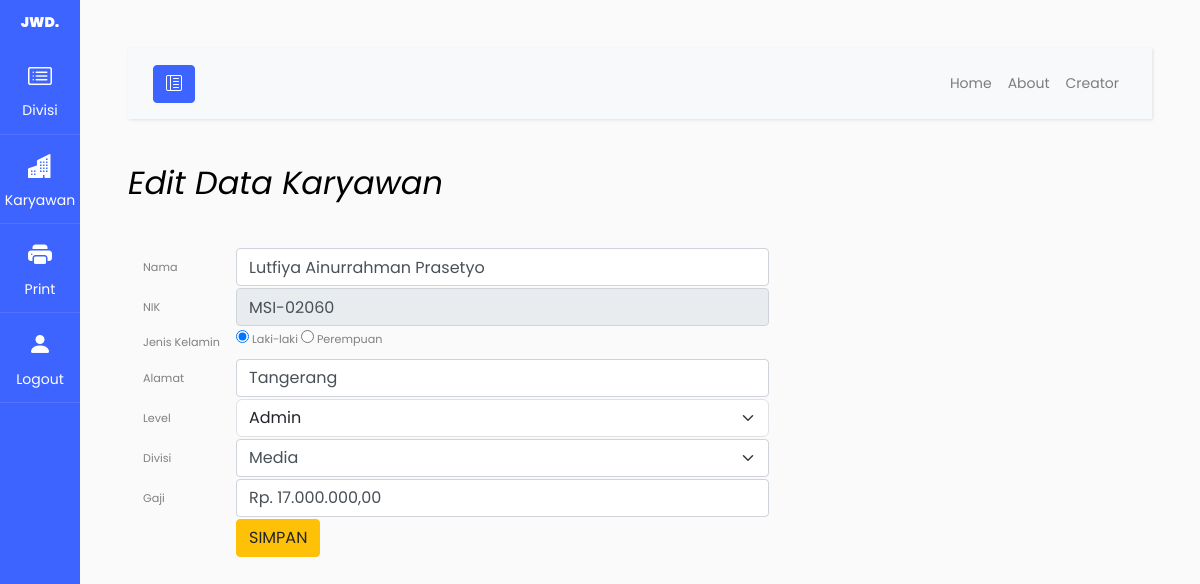
The app's page /tampilan/edit_kar.php?nik=MSI-02060 (signed in) with its own data.
### tables this page shows
CREATE TABLE `karyawan` (
  `nama` varchar(64) DEFAULT NULL,
  `nik` char(9) NOT NULL,
  `jenis_kelamin` varchar(24) DEFAULT NULL,
  `alamat` varchar(64) DEFAULT NULL,
  `level` varchar(32) DEFAULT NULL,
  `divisi` varchar(32) DEFAULT NULL,
  `gaji` varchar(100) DEFAULT NULL
);

### tampilan/edit_kar.php (the view, shortened to what this page needs)
<!DOCTYPE html>
<html lang="en">
<head>
    <link href="https://cdn.jsdelivr.net/npm/bootstrap@5.3.0/dist/css/bootstrap.min.css" rel="stylesheet">
    <link href="https://cdn.jsdelivr.net/npm/bootstrap-icons@1.10.3/font/bootstrap-icons.css" rel="stylesheet">
	<link rel="stylesheet" href="../css/style.css">
</head>
<body>
<div class="wrapper d-flex align-items-stretch">
    <?php
    include '../asset/sidebar.php';
    ?>
    <div id="content" class="p-4 p-md-5">
    <?php
    include '../asset/navbar.php';
    ?>
    <h2 class="mb-4"><em>Edit Data Karyawan</em></h2>
<main>
      <div class="table-responsive small">
        <table class="table table-striped table-sm">
          <?php
	include '../database/koneksi.php';
  $nik = $_GET['nik'];
  $data = mysqli_query($koneksi,"select * from karyawan where nik='$nik'");
  while($d = mysqli_fetch_array($data)){
		?>
		<form method="post" action="../sistem/update_kar.php">
			<table>
        <div class="aa">
          <tr>
          <td class="col-sm-2 col-form-label">Nama</td>
          <div class="col-sm-10">
          <td><input type="text" class="form-control" name="nama" value="<?php echo $d['nama']; ?>" ></td>
          </div>
          </tr>
        </div>
        <div class="aa">
          <tr>
          <td class="col-sm-2 col-form-label">NIK</td>
          <div class="col-sm-10">
          <td><input type="text" class="form-control" name="nik" value="<?php echo $d['nik']; ?>" disabled></td>
          </div>
          </tr>
        </div>
        <div class="aa">
          <tr>
            <td class="col-sm-2 col-form-label">Jenis Kelamin</td>
            <div class="col-sm-10">
              <td>
                <input type="radio" name="jenis_kelamin" id="laki-laki" value="Laki-laki" <?php if($d['jenis_kelamin'] == "Laki-laki") echo "checked"; ?> required>
                <label for="laki-laki">Laki-laki</label>
                <input type="radio" name="jenis_kelamin" id="perempuan" value="Perempuan" <?php if($d['jenis_kelamin'] == "Perempuan") echo "checked"; ?> required>
                <label for="perempuan">Perempuan</label>
              </td>
            </div>
          </tr>
        </div>
        <div class="aa">
          <tr>
          <td class="col-sm-2 col-form-label">Alamat</td>
          <div class="col-sm-10">
          <td><input type="text" class="form-control" name="alamat" value="<?php echo $d['alamat']; ?>"></td>
          </div>
          </tr>
        </div>
        <div class="aa">
                  <tr>
                    <td class="col-sm-2 col-form-label">Level</td>
                    <td>
                      <select name="level" class="form-select" aria-label="Default select example" required>
                        <option value="Admin" <?php if ($d['level'] == "Admin") echo "selected"; ?>>Admin</option>
                      </select>
                    </td>
                  </tr>
                </div>
                <div class="aa">
                  <tr>
                    <td class="col-sm-2 col-form-label">Divisi</td>
                    <td>
                      <select name="divisi" class="form-select form-control" aria-label="Default select example" required>
                        <?php
                          $query = mysqli_query($koneksi, "SELECT * FROM divisi") or die(mysqli_error($koneksi));
                          while ($dataDivisi = mysqli_fetch_array($query)) {
                            $selected = ($d['divisi'] == $dataDivisi['nama_divisi']) ? "selected" : "";
                            echo "<option value='$dataDivisi[nama_divisi]' $selected>$dataDivisi[nama_divisi]</option>";
                          }
                        ?>
                      </select>
                    </td>
                  </tr>
                </div>
        <div class="aa">
          <tr>
          <td class="col-sm-2 col-form-label">Gaji</td>
          <div class="col-sm-10">
          <td><input type="text" class="form-control" name="gaji" value="<?php echo $d['gaji']; ?>"></td>
          </div>
          </tr>
        </div>
        <div class="aa">
          <tr>
          <div class="col-sm-10">
            <td></td>
            <td><input type="submit" value="SIMPAN" class="btn btn-warning" ></td>
          </div>
          </tr>
        </div>
			</table>
		</form>
		<?php
	}
	?>
        </table>
      </div>
    </div>
  </div>
</body>
</html>

### records on screen
karyawan: nama "Lutfiya Ainurrahman Prasetyo", nik "MSI-02060", jenis_kelamin "☑ Laki-laki", jenis_kelamin "☐ Perempuan", alamat "Tangerang", level "Admin", gaji "Rp. 17.000.000,00"

### other values on screen
form field divisi "Media"
